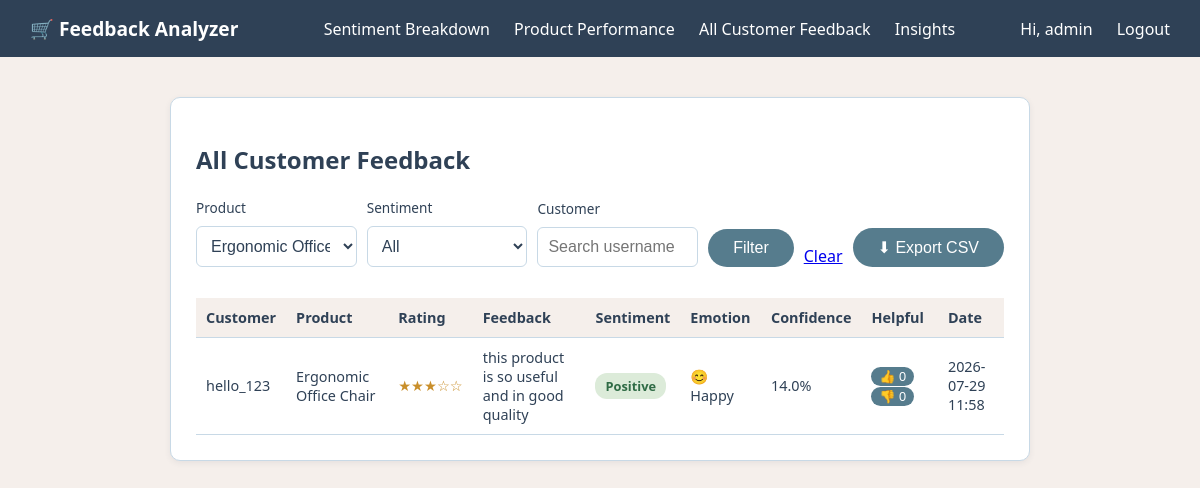
The page /admin/feedback?product_id=4 (signed in) on the database its author committed.
### tables this page shows
CREATE TABLE feedback (
            id INTEGER PRIMARY KEY AUTOINCREMENT,
            user_id INTEGER NOT NULL,
            product_id INTEGER NOT NULL,
            rating INTEGER NOT NULL,
            review_text TEXT NOT NULL,
            sentiment TEXT NOT NULL,
            score REAL NOT NULL,
            confidence REAL NOT NULL,
            emotion TEXT,
            spam_score INTEGER DEFAULT 0,
            helpful_votes INTEGER DEFAULT 0,
            not_helpful_votes INTEGER DEFAULT 0,
            created_at TEXT NOT NULL,
            FOREIGN KEY (user_id) REFERENCES users(id),
            FOREIGN KEY (product_id) REFERENCES products(id)
        );

CREATE TABLE users (
            id INTEGER PRIMARY KEY AUTOINCREMENT,
            username TEXT UNIQUE NOT NULL,
            password_hash TEXT NOT NULL,
            role TEXT NOT NULL CHECK(role IN ('customer', 'admin'))
        );

CREATE TABLE products (
            id INTEGER PRIMARY KEY AUTOINCREMENT,
            name TEXT UNIQUE NOT NULL
        );

### app.py (the view)
@app.route("/admin/feedback")
@admin_required
def admin_feedback():
    product_id = request.args.get("product_id", type=int)
    sentiment = request.args.get("sentiment")
    username = request.args.get("username")
    if product_id or sentiment or username:
        all_feedback = db.search_feedback(product_id, sentiment, username)
    else:
        all_feedback = db.get_all_feedback()
    products = db.get_all_products()
    return render_template(
        "admin_feedback.html",
        feedback=all_feedback,
        products=products,
        filters={"product_id": product_id, "sentiment": sentiment, "username": username}
    )

### app.py (called while the page is built)
def admin_required(f):
    @wraps(f)
    def wrapper(*args, **kwargs):
        if session.get("role") != "admin":
            return redirect(url_for("login"))
        return f(*args, **kwargs)
    return wrapper

### database.py (called while the page is built)
def get_connection():
    conn = sqlite3.connect(DB_NAME)
    conn.row_factory = sqlite3.Row
    return conn

def get_all_products():
    conn = get_connection()
    products = conn.execute("SELECT * FROM products ORDER BY name").fetchall()
    conn.close()
    return products

def search_feedback(product_id=None, sentiment=None, username=None):
    conn = get_connection()
    query = """
        SELECT feedback.*, products.name as product_name, users.username
        FROM feedback
        JOIN products ON feedback.product_id = products.id
        JOIN users ON feedback.user_id = users.id
        WHERE 1=1
    """
    params = []
    if product_id:
        query += " AND feedback.product_id = ?"
        params.append(product_id)
    if sentiment:
        query += " AND feedback.sentiment = ?"
        params.append(sentiment)
    if username:
        query += " AND users.username LIKE ?"
        params.append(f"%{username}%")
    query += " ORDER BY feedback.created_at DESC"
    rows = conn.execute(query, params).fetchall()
    conn.close()
    return rows

### templates/admin_feedback.html (shortened to what this page needs)
{% extends "base.html" %}
{% block content %}
<div class="card">
  <h2>All Customer Feedback</h2>
  <form method="GET" style="display:flex; gap:10px; align-items:flex-end; margin-bottom: 15px; flex-wrap: wrap;">
    <div style="flex:1; min-width:150px;">
      <label style="font-size:0.85rem;">Product</label>
      <select name="product_id">
        {% for prod in products %}
          <option value="{{ prod.id }}" {% if filters.product_id == prod.id %}selected{% endif %}>{{ prod.name }}</option>
        {% endfor %}
      </select>
    </div>
    <div style="flex:1; min-width:150px;">
      <label style="font-size:0.85rem;">Sentiment</label>
      <select name="sentiment">
        <option value="">All</option>
      </select>
    </div>
    <div style="flex:1; min-width:150px;">
      <label style="font-size:0.85rem;">Customer</label>
      <input type="text" name="username" value="{{ filters.username or '' }}" placeholder="Search username">
    </div>
    <button type="submit" style="margin-bottom:16px;">Filter</button>
    <a href="{{ url_for('admin_feedback') }}" style="margin-bottom:16px;">Clear</a>
    <a href="{{ url_for('export_csv') }}" style="margin-bottom:16px; margin-left:auto;">
      <button type="button">⬇ Export CSV</button>
    </a>
  </form>
  {% if feedback %}
    <table>
      <tr>
        <th>Customer</th>
        <th>Product</th>
        <th>Rating</th>
        <th>Feedback</th>
        <th>Sentiment</th>
        <th>Emotion</th>
        <th>Confidence</th>
        <th>Helpful</th>
        <th>Date</th>
      </tr>
      {% for item in feedback %}
      <tr>
        <td>{{ item.username }}</td>
        <td>{{ item.product_name }}</td>
        <td class="stars">{{ '★' * item.rating }}{{ '☆' * (5 - item.rating) }}</td>
        <td>
          {{ item.review_text }}
        </td>
        <td><span class="badge {{ item.sentiment }}">{{ item.sentiment }}</span></td>
        <td>{{ item.emotion or '—' }}</td>
        <td>{{ item.confidence }}%</td>
        <td>
          <form method="POST" action="{{ url_for('cast_vote', feedback_id=item.id, vote='helpful') }}" style="display:inline;">
            <button type="submit" style="padding:2px 8px; font-size:0.8rem;">👍 {{ item.helpful_votes or 0 }}</button>
          </form>
          <form method="POST" action="{{ url_for('cast_vote', feedback_id=item.id, vote='not_helpful') }}" style="display:inline;">
            <button type="submit" style="padding:2px 8px; font-size:0.8rem;">👎 {{ item.not_helpful_votes or 0 }}</button>
          </form>
        </td>
        <td>{{ item.created_at }}</td>
      </tr>
      {% endfor %}
    </table>
  {% else %}
    <p>No feedback matches these filters.</p>
  {% endif %}
</div>
{% endblock %}

### static/style.css (style rules this page uses)
* { box-sizing: border-box; }
:root { --navy: #2F4156; --teal: #567C8D; --beige: #F5EFEB; --sky: #C8D9E6; --white: #FFFFFF; }
body { font-family: 'Segoe UI', Arial, sans-serif; background-color: var(--beige); color: var(--navy); margin: 0; padding: 0; }
.card { background: var(--white); padding: 25px; border-radius: 10px; border: 1px solid var(--sky); box-shadow: 0 2px 6px rgba(47, 65, 86, 0.08); margin-bottom: 20px; }
h1, h2 { color: var(--navy); }
input, select, textarea { width: 100%; padding: 10px; margin: 8px 0 16px; border: 1px solid var(--sky); border-radius: 6px; font-size: 1rem; background-color: var(--white); color: var(--navy); }
button { background-color: var(--teal); color: var(--white); border: none; padding: 10px 25px; border-radius: 20px; font-size: 1rem; cursor: pointer; transition: background-color 0.2s ease; }
table { width: 100%; border-collapse: collapse; margin-top: 10px; }
th, td { text-align: left; padding: 10px; border-bottom: 1px solid var(--sky); font-size: 0.9rem; color: var(--navy); }
th { background-color: var(--beige); }
.badge { padding: 4px 10px; border-radius: 12px; font-size: 0.8rem; font-weight: bold; }
.badge.Positive { background: #dcebd9; color: #2f6b45; }
.stars { color: #c98f2b; }

### rows shown on the page
feedback: username "hello_123", product_name "Ergonomic Office Chair", rating "★★★", rating "☆☆", review_text "this product is so useful and in good quality", sentiment "Positive", emotion "😊 Happy", confidence "14.0", helpful_votes "0", not_helpful_votes "0", created_at "2026-07-29 11:58"

### other values the page prints
{{ session.get('username', '') }} "admin"
form field product_id "Ergonomic Office Chair"
